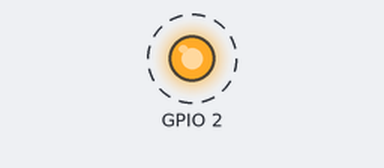
The program below on a simulated ESP32. On the bench: output pins drawn as LEDs (lit = HIGH). Dashed ring = blinking. What the program prints to the serial monitor is not drawn.

Above: at 0.15 s.
Timing chart, 0 to 3.0 s (numbered marks = the images above):
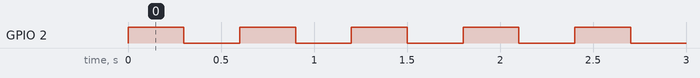

The program:

main.cpp
```cpp
#include <Arduino.h>
#include "freertos/FreeRTOS.h"
#include "freertos/task.h"

//*******Exemplo criar tarefas em núcleos diferentes FreeRTOS********//
//*******Além disso vemos como fazemos para ver quanto de mémoria usamos para cada task dependendo do que foi especifado para ela*******/////

#define LED2 2//led built_in do esp32
#define LED14 14

//Variavel para passar para o contador//
int valor = 150;

//Variavel de armazenamento do handle das tasks

TaskHandle_t task1handle = NULL;//inicializa o handle da task1 como NULL
TaskHandle_t task2handle = NULL;//inicializa o handle da task2 como NULL

//Protótipo das tasks

void vTask1 (void * pvParameters);
void vTask2 (void * pvParameters);


void setup()
{
  // put your setup code here, to run once:
  Serial.begin(9600);

  //Inializamos as tarefas aqui para que o sistema inicie e a primeira coisa que ele faça é inicializar
  xTaskCreatePinnedToCore(vTask1, "Task1", configMINIMAL_STACK_SIZE, (void*)LED2, 1,&task1handle, APP_CPU_NUM);// a task blink ta no core 1
  xTaskCreatePinnedToCore(vTask2, "Task2", configMINIMAL_STACK_SIZE+1024, (void*)valor, 1,&task2handle, PRO_CPU_NUM);// a task serial ta no core 0

}

void loop()
{
  vTaskDelay(1000);
}

void vTask1(void *pvParameters)//tarefa 1 faz um blink no led da placa
{
  UBaseType_t uxHighWaterMark;
  int pin = (int)pvParameters;// pega um valor dos parametros que foram passados, no caso qual led vai piscar
  pinMode(pin , OUTPUT);
  for(;;)
  {
    digitalWrite(pin, !digitalRead(pin));//inverte o sinal do led
    vTaskDelay(pdMS_TO_TICKS(300));

    uxHighWaterMark = uxTaskGetStackHighWaterMark(NULL);
    Serial.print("Quantidade usado de memória para task1: ");
    Serial.println(uxHighWaterMark);

  }
}

void vTask2(void *pvParameters)// imprime na serial um contador de segundos
{
  UBaseType_t uxHighWaterMark;
  int valor = (int)pvParameters;// pega a variavel que foi passada
  int contador = valor;// podemos fazer apenas int contador =(int)pvParameters;
  for(;;)
  {
    Serial.println("Task 2:" + String(contador++));
    vTaskDelay(pdMS_TO_TICKS(1000));

    uxHighWaterMark = uxTaskGetStackHighWaterMark(NULL);
    Serial.print("Quantidade usado de memória para task2: ");//pcTaskGetTaskName(NULL) pega o nome da task
    Serial.println(uxHighWaterMark);
  }

}
```

Measured:
- by itself, GPIO 2: alternates HIGH for 0.30 s and LOW for 0.30 s
